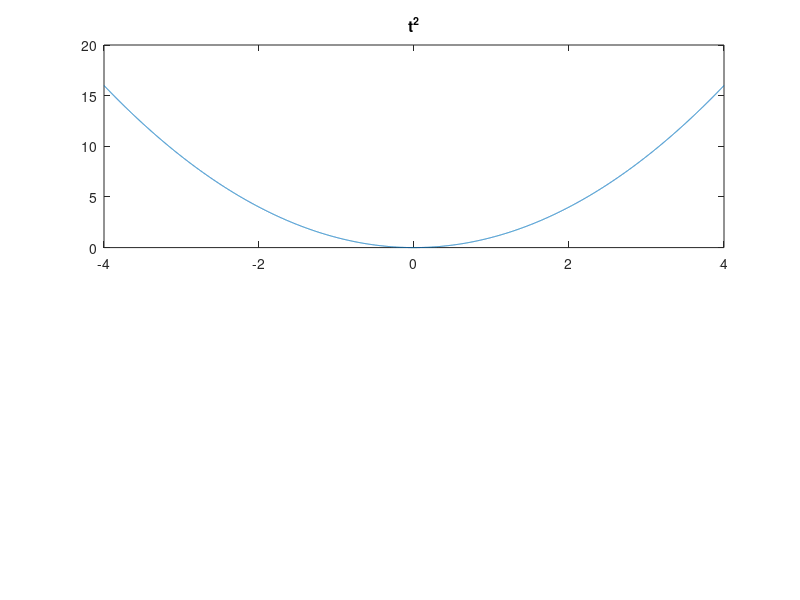

The MATLAB script that drew this image: (Note: this script raises an error after producing the figure.)
% t=0:0.1:10;
% f1=sqrt(t+1); f2 = 3*t-10; f3= t.^2;
% subplot(1,3,1)
% plot(t,f1)
% subplot(1,3,2); plot(t,f2)
% subplot(1,3,3); plot(t,f3)

t=-4:0.001:4;
y1=t.^2;
plot(t,y1); xlabel('t')
close

y2 = (t-1).^2;
plot(t,y1,t,y2); legend('t^2','(t-1)^2');

subplot(2,1,1);plot(t,y1);title('t^2');
sublot(2,1,2);plot(t,y2);title('(t-1)^2');